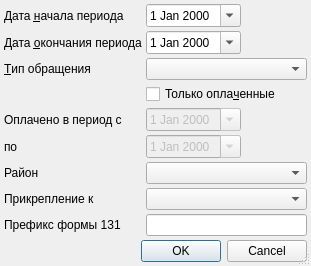
<ui version="4.0" >
 <class>StatReportF131RaionSetupDialog</class>
 <widget class="QDialog" name="StatReportF131RaionSetupDialog" >
  <property name="windowModality" >
   <enum>Qt::ApplicationModal</enum>
  </property>
  <property name="geometry" >
   <rect>
    <x>0</x>
    <y>0</y>
    <width>311</width>
    <height>253</height>
   </rect>
  </property>
  <property name="windowTitle" >
   <string>параметры отчёта</string>
  </property>
  <property name="sizeGripEnabled" >
   <bool>true</bool>
  </property>
  <property name="modal" >
   <bool>true</bool>
  </property>
  <layout class="QGridLayout" name="gridLayout" >
   <property name="margin" >
    <number>4</number>
   </property>
   <property name="spacing" >
    <number>4</number>
   </property>
   <item row="0" column="0" >
    <widget class="QLabel" name="lblBegDate" >
     <property name="sizePolicy" >
      <sizepolicy vsizetype="Preferred" hsizetype="Maximum" >
       <horstretch>0</horstretch>
       <verstretch>0</verstretch>
      </sizepolicy>
     </property>
     <property name="text" >
      <string>Дата &amp;начала периода</string>
     </property>
     <property name="buddy" >
      <cstring>edtBegDate</cstring>
     </property>
    </widget>
   </item>
   <item row="0" column="1" >
    <widget class="CDateEdit" name="edtBegDate" >
     <property name="sizePolicy" >
      <sizepolicy vsizetype="Fixed" hsizetype="Maximum" >
       <horstretch>0</horstretch>
       <verstretch>0</verstretch>
      </sizepolicy>
     </property>
     <property name="calendarPopup" >
      <bool>true</bool>
     </property>
    </widget>
   </item>
   <item row="1" column="0" >
    <widget class="QLabel" name="lblEndDate" >
     <property name="sizePolicy" >
      <sizepolicy vsizetype="Preferred" hsizetype="Maximum" >
       <horstretch>0</horstretch>
       <verstretch>0</verstretch>
      </sizepolicy>
     </property>
     <property name="text" >
      <string>Дата &amp;окончания периода</string>
     </property>
     <property name="buddy" >
      <cstring>edtEndDate</cstring>
     </property>
    </widget>
   </item>
   <item row="1" column="1" >
    <widget class="CDateEdit" name="edtEndDate" >
     <property name="sizePolicy" >
      <sizepolicy vsizetype="Fixed" hsizetype="Maximum" >
       <horstretch>0</horstretch>
       <verstretch>0</verstretch>
      </sizepolicy>
     </property>
     <property name="calendarPopup" >
      <bool>true</bool>
     </property>
    </widget>
   </item>
   <item row="2" column="0" >
    <widget class="QLabel" name="lblEventType" >
     <property name="sizePolicy" >
      <sizepolicy vsizetype="Preferred" hsizetype="Maximum" >
       <horstretch>0</horstretch>
       <verstretch>0</verstretch>
      </sizepolicy>
     </property>
     <property name="text" >
      <string>&amp;Тип обращения</string>
     </property>
     <property name="buddy" >
      <cstring>cmbEventType</cstring>
     </property>
    </widget>
   </item>
   <item row="2" column="1" >
    <widget class="CRBComboBox" name="cmbEventType" >
     <property name="sizePolicy" >
      <sizepolicy vsizetype="Fixed" hsizetype="Expanding" >
       <horstretch>0</horstretch>
       <verstretch>0</verstretch>
      </sizepolicy>
     </property>
    </widget>
   </item>
   <item row="3" column="1" >
    <widget class="QCheckBox" name="chkOnlyPayedEvents" >
     <property name="text" >
      <string>Только опла&amp;ченные</string>
     </property>
    </widget>
   </item>
   <item row="4" column="0" >
    <widget class="QLabel" name="lblBegPayDate" >
     <property name="sizePolicy" >
      <sizepolicy vsizetype="Preferred" hsizetype="Maximum" >
       <horstretch>0</horstretch>
       <verstretch>0</verstretch>
      </sizepolicy>
     </property>
     <property name="text" >
      <string>Оплачено в период с</string>
     </property>
     <property name="buddy" >
      <cstring>edtBegPayDate</cstring>
     </property>
    </widget>
   </item>
   <item row="4" column="1" >
    <widget class="CDateEdit" name="edtBegPayDate" >
     <property name="enabled" >
      <bool>false</bool>
     </property>
     <property name="sizePolicy" >
      <sizepolicy vsizetype="Fixed" hsizetype="Maximum" >
       <horstretch>0</horstretch>
       <verstretch>0</verstretch>
      </sizepolicy>
     </property>
     <property name="calendarPopup" >
      <bool>true</bool>
     </property>
    </widget>
   </item>
   <item row="5" column="0" >
    <widget class="QLabel" name="lblEndPayDate" >
     <property name="sizePolicy" >
      <sizepolicy vsizetype="Preferred" hsizetype="Maximum" >
       <horstretch>0</horstretch>
       <verstretch>0</verstretch>
      </sizepolicy>
     </property>
     <property name="text" >
      <string>по</string>
     </property>
     <property name="buddy" >
      <cstring>edtEndPayDate</cstring>
     </property>
    </widget>
   </item>
   <item row="5" column="1" >
    <widget class="CDateEdit" name="edtEndPayDate" >
     <property name="enabled" >
      <bool>false</bool>
     </property>
     <property name="sizePolicy" >
      <sizepolicy vsizetype="Fixed" hsizetype="Maximum" >
       <horstretch>0</horstretch>
       <verstretch>0</verstretch>
      </sizepolicy>
     </property>
     <property name="calendarPopup" >
      <bool>true</bool>
     </property>
    </widget>
   </item>
   <item row="6" column="0" >
    <widget class="QLabel" name="label" >
     <property name="sizePolicy" >
      <sizepolicy vsizetype="Preferred" hsizetype="Maximum" >
       <horstretch>0</horstretch>
       <verstretch>0</verstretch>
      </sizepolicy>
     </property>
     <property name="text" >
      <string>Район</string>
     </property>
    </widget>
   </item>
   <item row="6" column="1" >
    <widget class="QComboBox" name="cmbRaion" >
     <property name="sizePolicy" >
      <sizepolicy vsizetype="Fixed" hsizetype="Expanding" >
       <horstretch>0</horstretch>
       <verstretch>0</verstretch>
      </sizepolicy>
     </property>
    </widget>
   </item>
   <item row="7" column="0" >
    <widget class="QLabel" name="label_2" >
     <property name="sizePolicy" >
      <sizepolicy vsizetype="Preferred" hsizetype="Maximum" >
       <horstretch>0</horstretch>
       <verstretch>0</verstretch>
      </sizepolicy>
     </property>
     <property name="text" >
      <string>Прикрепление к</string>
     </property>
    </widget>
   </item>
   <item row="7" column="1" >
    <widget class="QComboBox" name="cmbPermanentAttach" >
     <property name="sizePolicy" >
      <sizepolicy vsizetype="Fixed" hsizetype="Expanding" >
       <horstretch>0</horstretch>
       <verstretch>0</verstretch>
      </sizepolicy>
     </property>
    </widget>
   </item>
   <item row="8" column="0" >
    <widget class="QLabel" name="lblYearForDD" >
     <property name="sizePolicy" >
      <sizepolicy vsizetype="Preferred" hsizetype="Maximum" >
       <horstretch>0</horstretch>
       <verstretch>0</verstretch>
      </sizepolicy>
     </property>
     <property name="text" >
      <string>Префикс формы 131</string>
     </property>
    </widget>
   </item>
   <item row="8" column="1" >
    <widget class="QLineEdit" name="ledtYearForDD" >
     <property name="sizePolicy" >
      <sizepolicy vsizetype="Fixed" hsizetype="Expanding" >
       <horstretch>0</horstretch>
       <verstretch>0</verstretch>
      </sizepolicy>
     </property>
     <property name="maxLength" >
      <number>10</number>
     </property>
    </widget>
   </item>
   <item row="10" column="0" colspan="2" >
    <widget class="QDialogButtonBox" name="buttonBox" >
     <property name="orientation" >
      <enum>Qt::Horizontal</enum>
     </property>
     <property name="standardButtons" >
      <set>QDialogButtonBox::Cancel|QDialogButtonBox::Ok</set>
     </property>
    </widget>
   </item>
   <item row="9" column="0" >
    <spacer name="verticalSpacer" >
     <property name="orientation" >
      <enum>Qt::Vertical</enum>
     </property>
     <property name="sizeHint" stdset="0" >
      <size>
       <width>20</width>
       <height>40</height>
      </size>
     </property>
    </spacer>
   </item>
  </layout>
 </widget>
 <customwidgets>
  <customwidget>
   <class>CRBComboBox</class>
   <extends>QComboBox</extends>
   <header>library/crbcombobox.h</header>
  </customwidget>
  <customwidget>
   <class>CDateEdit</class>
   <extends>QDateEdit</extends>
   <header>library/DateEdit</header>
  </customwidget>
 </customwidgets>
 <tabstops>
  <tabstop>edtBegDate</tabstop>
  <tabstop>edtEndDate</tabstop>
  <tabstop>cmbEventType</tabstop>
  <tabstop>chkOnlyPayedEvents</tabstop>
  <tabstop>edtBegPayDate</tabstop>
  <tabstop>edtEndPayDate</tabstop>
  <tabstop>cmbRaion</tabstop>
  <tabstop>cmbPermanentAttach</tabstop>
  <tabstop>ledtYearForDD</tabstop>
  <tabstop>buttonBox</tabstop>
 </tabstops>
 <resources/>
 <connections>
  <connection>
   <sender>buttonBox</sender>
   <signal>accepted()</signal>
   <receiver>StatReportF131RaionSetupDialog</receiver>
   <slot>accept()</slot>
   <hints>
    <hint type="sourcelabel" >
     <x>125</x>
     <y>388</y>
    </hint>
    <hint type="destinationlabel" >
     <x>70</x>
     <y>270</y>
    </hint>
   </hints>
  </connection>
  <connection>
   <sender>buttonBox</sender>
   <signal>rejected()</signal>
   <receiver>StatReportF131RaionSetupDialog</receiver>
   <slot>reject()</slot>
   <hints>
    <hint type="sourcelabel" >
     <x>238</x>
     <y>388</y>
    </hint>
    <hint type="destinationlabel" >
     <x>279</x>
     <y>272</y>
    </hint>
   </hints>
  </connection>
  <connection>
   <sender>chkOnlyPayedEvents</sender>
   <signal>toggled(bool)</signal>
   <receiver>edtEndPayDate</receiver>
   <slot>setEnabled(bool)</slot>
   <hints>
    <hint type="sourcelabel" >
     <x>296</x>
     <y>124</y>
    </hint>
    <hint type="destinationlabel" >
     <x>296</x>
     <y>186</y>
    </hint>
   </hints>
  </connection>
  <connection>
   <sender>chkOnlyPayedEvents</sender>
   <signal>toggled(bool)</signal>
   <receiver>edtBegPayDate</receiver>
   <slot>setEnabled(bool)</slot>
   <hints>
    <hint type="sourcelabel" >
     <x>296</x>
     <y>124</y>
    </hint>
    <hint type="destinationlabel" >
     <x>296</x>
     <y>155</y>
    </hint>
   </hints>
  </connection>
 </connections>
</ui>
